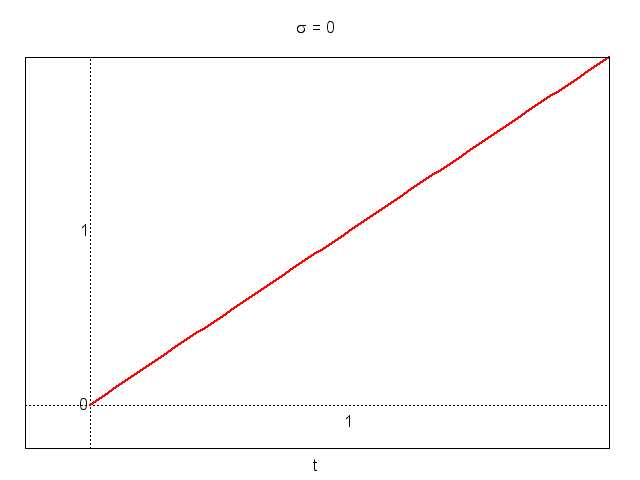

Write the gnuplot code that produced this figure.
set terminal png
set output 'poli_reali2_2.png'
set encoding utf8
load 'config.plt'
#
set xlabel 't'
set xzeroaxis
set yzeroaxis
unset ytics
unset xtics
#
set title "{/Symbol s} = 0"
set label "0" at 0,0 right
set label "1" at 0,1 right
set label "1" at 1,-.1 center
plot [-.25:2][-.25:2] x >= 0 ? x : 1/0 notitle w l ls 1
